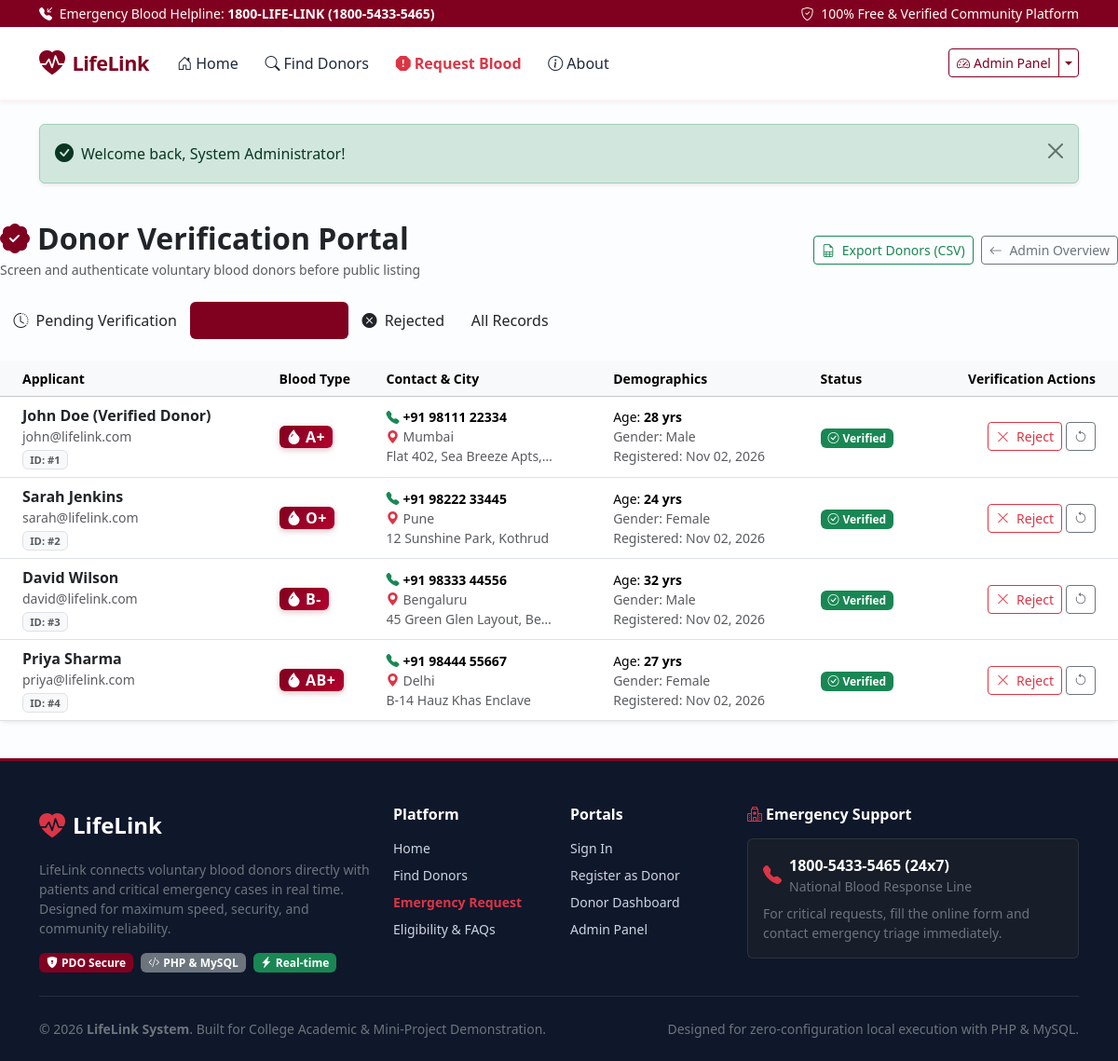
The app's page /admin/verify-donors.php?status=verified (signed in) with its own data.
### tables this page shows
CREATE TABLE `donors` (
  `id` INT AUTO_INCREMENT PRIMARY KEY,
  `user_id` INT NOT NULL,
  `blood_group` ENUM('A+', 'A-', 'B+', 'B-', 'AB+', 'AB-', 'O+', 'O-') NOT NULL,
  `city` VARCHAR(100) NOT NULL,
  `address` TEXT,
  `age` INT NOT NULL,
  `gender` ENUM('Male', 'Female', 'Other') NOT NULL,
  `last_donation_date` DATE DEFAULT NULL,
  `availability_status` ENUM('available', 'unavailable') NOT NULL DEFAULT 'available',
  `verified_status` ENUM('pending', 'verified', 'rejected') NOT NULL DEFAULT 'pending',
  `created_at` TIMESTAMP DEFAULT CURRENT_TIMESTAMP,
  CONSTRAINT `fk_donor_user` FOREIGN KEY (`user_id`) REFERENCES `users` (`id`) ON DELETE CASCADE
);

CREATE TABLE `users` (
  `id` INT AUTO_INCREMENT PRIMARY KEY,
  `name` VARCHAR(100) NOT NULL,
  `email` VARCHAR(150) NOT NULL UNIQUE,
  `phone` VARCHAR(20) NOT NULL,
  `password_hash` VARCHAR(255) NOT NULL,
  `role` ENUM('admin', 'donor', 'user') NOT NULL DEFAULT 'user',
  `created_at` TIMESTAMP DEFAULT CURRENT_TIMESTAMP
);

### admin/verify-donors.php (the view, shortened to what this page needs)
<?php
require_once __DIR__ . '/../config/db.php';
$filterStatus = $_GET['status'] ?? 'pending';
$sql = "SELECT d.*, u.name as donor_name, u.email as donor_email, u.phone as donor_phone
        FROM donors d
        JOIN users u ON d.user_id = u.id";
if ($filterStatus !== 'all') {
    $sql .= " WHERE d.verified_status = " . $pdo->quote($filterStatus);
}
$sql .= " ORDER BY (d.verified_status = 'pending') DESC, d.created_at DESC";
$donorsStmt = $pdo->query($sql);
$donors = $donorsStmt->fetchAll();
require_once __DIR__ . '/../includes/header.php';
?>
<div class="py-3">
    <div class="d-flex flex-wrap justify-content-between align-items-center mb-4 gap-3">
        <div>
            <h2 class="fw-bold text-dark mb-1">
                <i class="bi bi-patch-check-fill text-burgundy me-2"></i>Donor Verification Portal
            </h2>
            <p class="text-muted small mb-0">Screen and authenticate voluntary blood donors before public listing</p>
        </div>
        <div class="d-flex gap-2">
            <a href="verify-donors.php?status=<?= urlencode($filterStatus) ?>&export=csv" class="btn btn-sm btn-outline-success">
                <i class="bi bi-file-earmark-spreadsheet me-1"></i> Export Donors (CSV)
            </a>
            <a href="dashboard.php" class="btn btn-sm btn-outline-secondary">
                <i class="bi bi-arrow-left me-1"></i> Admin Overview
            </a>
        </div>
    </div>
    <ul class="nav nav-pills mb-4">
        <li class="nav-item">
            <a class="nav-link <?= $filterStatus === 'pending' ? 'active bg-burgundy' : 'text-dark' ?>" href="verify-donors.php?status=pending">
                <i class="bi bi-clock-history me-1"></i> Pending Verification
            </a>
        </li>
        <li class="nav-item">
            <a class="nav-link <?= $filterStatus === 'verified' ? 'active bg-burgundy' : 'text-dark' ?>" href="verify-donors.php?status=verified">
                <i class="bi bi-check-circle-fill me-1"></i> Verified Donors
            </a>
        </li>
        <li class="nav-item">
            <a class="nav-link <?= $filterStatus === 'rejected' ? 'active bg-burgundy' : 'text-dark' ?>" href="verify-donors.php?status=rejected">
                <i class="bi bi-x-circle-fill me-1"></i> Rejected
            </a>
        </li>
        <li class="nav-item">
            <a class="nav-link <?= $filterStatus === 'all' ? 'active bg-burgundy' : 'text-dark' ?>" href="verify-donors.php?status=all">
                All Records
            </a>
        </li>
    </ul>
    <div class="card border-0 shadow-sm">
        <div class="card-body p-0">
            <?php if (empty($donors)): ?>
                <div class="text-center py-5 text-muted">
                    <i class="bi bi-inbox fs-1 d-block mb-2"></i>
                    <h5 class="fw-bold">No Donor Applications Found</h5>
                    <p class="small mb-0">No donors currently match the selected status filter (<strong><?= e($filterStatus) ?></strong>).</p>
                </div>
            <?php else: ?>
                <div class="table-responsive">
                    <table class="table table-hover align-middle mb-0">
                        <thead class="table-light small">
                            <tr>
                                <th class="ps-4">Applicant</th>
                                <th>Blood Type</th>
                                <th>Contact & City</th>
                                <th>Demographics</th>
                                <th>Status</th>
                                <th class="text-end pe-4">Verification Actions</th>
                            </tr>
                        </thead>
                        <tbody>
                            <?php foreach ($donors as $d): ?>
                                <tr>
                                    <td class="ps-4">
                                        <div class="fw-bold text-dark"><?= e($d['donor_name']) ?></div>
                                        <div class="small text-muted"><?= e($d['donor_email']) ?></div>
                                        <span class="badge bg-light text-muted border mt-1" style="font-size: 0.7rem;">ID: #<?= (int)$d['id'] ?></span>
                                    </td>
                                    <td><?= blood_badge($d['blood_group']) ?></td>
                                    <td>
                                        <div class="small fw-semibold"><i class="bi bi-telephone-fill text-success me-1"></i><?= e($d['donor_phone']) ?></div>
                                        <div class="small text-muted"><i class="bi bi-geo-alt-fill text-danger me-1"></i><?= e($d['city']) ?></div>
                                        <?php if (!empty($d['address'])): ?>
                                            <div class="text-muted small text-truncate" style="max-width: 180px;"><?= e($d['address']) ?></div>
                                        <?php endif; ?>
                                    </td>
                                    <td class="small">
                                        <div>Age: <strong><?= (int)$d['age'] ?> yrs</strong></div>
                                        <div class="text-muted">Gender: <?= e($d['gender']) ?></div>
                                        <div class="text-muted">Registered: <?= date('M d, Y', strtotime($d['created_at'])) ?></div>
                                    </td>
                                    <td>
                                        <?= status_badge($d['verified_status']) ?>
                                    </td>
                                    <td class="text-end pe-4">
                                        <form action="verify-donors.php?status=<?= urlencode($filterStatus) ?>" method="POST" class="d-inline-flex gap-1">
                                            <?php if ($d['verified_status'] !== 'rejected'): ?>
                                                <button type="submit" name="action" value="reject" class="btn btn-sm btn-outline-danger" title="Reject Application" data-confirm="Are you sure you want to reject this donor application?">
                                                    <i class="bi bi-x-lg me-1"></i> Reject
                                                </button>
                                            <?php endif; ?>
                                            <?php if ($d['verified_status'] !== 'pending'): ?>
                                                <button type="submit" name="action" value="pending" class="btn btn-sm btn-outline-secondary" title="Reset status to pending">
                                                    <i class="bi bi-arrow-counterclockwise"></i>
                                                </button>
                                            <?php endif; ?>
                                        </form>
                                    </td>
                                </tr>
                            <?php endforeach; ?>
                        </tbody>
                    </table>
                </div>
            <?php endif; ?>
        </div>
    </div>
</div>
<?php require_once __DIR__ . '/../includes/footer.php'; ?>

### includes/functions.php (shortened to what this page needs)
<?php
function e(?string $string): string {
    return htmlspecialchars((string) $string, ENT_QUOTES, 'UTF-8');
}
function get_flash(): ?array {
    if (isset($_SESSION['flash'])) {
        $flash = $_SESSION['flash'];
        return $flash;
    }
    return null;
}
function display_flash(): void {
    $flash = get_flash();
    if ($flash) {
        $type = e($flash['type']);
        $message = e($flash['message']);
        $icon = match ($type) {
            'success' => 'bi-check-circle-fill',
            'danger'  => 'bi-exclamation-triangle-fill',
            'warning' => 'bi-exclamation-diamond-fill',
            default   => 'bi-info-circle-fill',
        };
        echo <<<HTML
        <div class="alert alert-{$type} alert-dismissible fade show shadow-sm d-flex align-items-center mb-4" role="alert">
            <i class="bi {$icon} fs-5 me-2"></i>
            <div>{$message}</div>
            <button type="button" class="btn-close ms-auto" data-bs-dismiss="alert" aria-label="Close"></button>
        </div>
HTML;
    }
}
function blood_badge(string $bloodGroup): string {
    return '<span class="badge blood-badge text-white px-2 py-1 fs-6"><i class="bi bi-droplet-fill me-1"></i>' . e($bloodGroup) . '</span>';
}
function status_badge(string $status): string {
    return match (strtolower($status)) {
        'verified', 'available', 'fulfilled' => '<span class="badge bg-success"><i class="bi bi-check-circle me-1"></i>' . ucfirst($status) . '</span>',
        'pending'                            => '<span class="badge bg-warning text-dark"><i class="bi bi-clock-history me-1"></i>Pending</span>',
        'rejected', 'cancelled', 'unavailable' => '<span class="badge bg-danger"><i class="bi bi-x-circle me-1"></i>' . ucfirst($status) . '</span>',
        'open'                               => '<span class="badge bg-primary"><i class="bi bi-broadcast me-1"></i>Open</span>',
        default                              => '<span class="badge bg-secondary">' . ucfirst(e($status)) . '</span>',
    };
}

### assets/css/style.css (style rules this page uses)
:root { --ll-primary: #800020; --ll-primary-hover: #5d0017; --ll-primary-light: #fff0f3; --ll-accent: #b3002d; --ll-dark: #1e293b; --ll-muted: #64748b; --ll-light: #f8fafc; --ll-border: #e2e8f0; --ll-shadow-sm: 0 2px 4px rgba(0, 0, 0, 0.04); --ll-shadow: 0 10px 15px -3px rgba(0, 0, 0, 0.08), 0 4px 6px -2px rgba(0, 0, 0, 0.04); --ll-shadow-lg: 0 20px 25px -5px rgba(0, 0, 0, 0.1), 0 10px 10px -5px rgba(0, 0, 0, 0.04); --ll-transition: all 0.25s cubic-bezier(0.4, 0, 0.2, 1); }
body { background-color: #fcfdfe; color: var(--ll-dark); font-family: system-ui, -apple-system, 'Segoe UI', Roboto, Helvetica, Arial, sans-serif; min-height: 100vh; display: flex; flex-direction: column; }
.text-burgundy { color: var(--ll-primary) !important; }
.bg-burgundy { background-color: var(--ll-primary) !important; color: #ffffff !important; }
.nav-link { font-weight: 500; color: var(--ll-dark); padding: 0.5rem 0.9rem !important; border-radius: 6px; transition: var(--ll-transition); }
.nav-link:hover, .nav-link.active { color: var(--ll-primary) !important; background-color: var(--ll-primary-light); }
.blood-badge { background: linear-gradient(135deg, #800020 0%, #b3002d 100%); font-weight: 600; letter-spacing: 0.5px; box-shadow: 0 2px 6px rgba(128, 0, 32, 0.25); border-radius: 6px; }

### records on screen
donors: user.name "John Doe (Verified Donor)", user.email "john@lifelink.com", id "1", blood_group "A+", user.phone "+91 98111 22334", city "Mumbai", address "Flat 402, Sea Breeze Apts,…", age "28", gender "Male", created_at "Nov 02, 2026", verified_status "Verified", shows "Reject"
donors: user.name "Sarah Jenkins", user.email "sarah@lifelink.com", id "2", blood_group "O+", user.phone "+91 98222 33445", city "Pune", address "12 Sunshine Park, Kothrud", age "24", gender "Female", created_at "Nov 02, 2026", verified_status "Verified", shows "Reject"
donors: user.name "David Wilson", user.email "david@lifelink.com", id "3", blood_group "B-", user.phone "+91 98333 44556", city "Bengaluru", address "45 Green Glen Layout, Be…", age "32", gender "Male", created_at "Nov 02, 2026", verified_status "Verified", shows "Reject"
donors: user.name "Priya Sharma", user.email "priya@lifelink.com", id "4", blood_group "AB+", user.phone "+91 98444 55667", city "Delhi", address "B-14 Hauz Khas Enclave", age "27", gender "Female", created_at "Nov 02, 2026", verified_status "Verified", shows "Reject"

### other values on screen
$message "Welcome back, System Administrator!"
